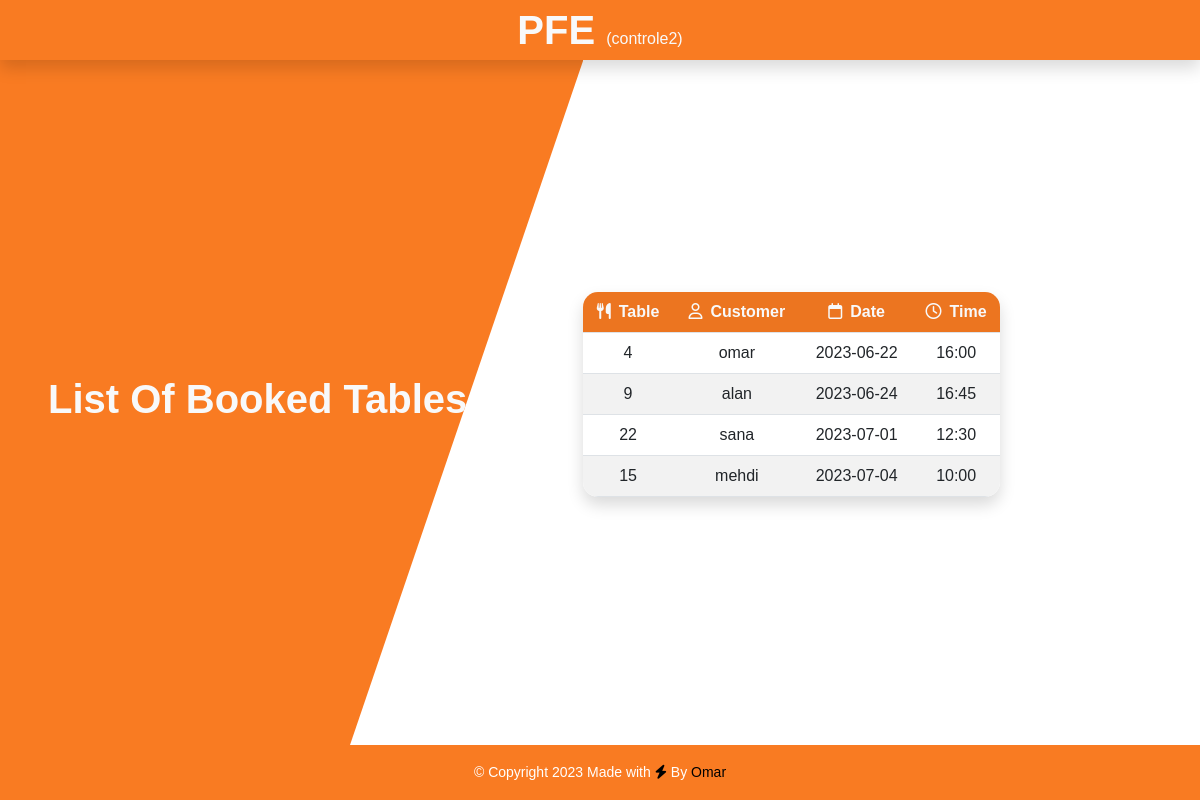
Page /view_reservations.php on the committed database.
### tables this page shows
CREATE TABLE `reservations` (
  `id` int(11) NOT NULL,
  `table_id` varchar(10) NOT NULL,
  `customer_name` varchar(100) NOT NULL,
  `reservation_date` date NOT NULL,
  `reservation_time` varchar(10) NOT NULL
);

CREATE TABLE `tables` (
  `id` int(11) NOT NULL,
  `number` varchar(10) NOT NULL,
  `capacity` varchar(10) NOT NULL,
  `status` varchar(50) NOT NULL
);

### view_reservations.php (the view, shortened to what this page needs)
<?php
include 'db/config.php';
    $magic_Table = "SELECT tables.id, tables.number, reservations.customer_name, reservations.reservation_date, reservations.reservation_time FROM reservations INNER JOIN tables ON reservations.table_id=tables.id ORDER BY reservation_date, reservation_time";
    $magic_result = $con -> query($magic_Table);
?>
<!DOCTYPE html>
<html lang="en">
<head>
    <link rel="stylesheet" href="https://cdnjs.cloudflare.com/ajax/libs/bootstrap/5.3.0/css/bootstrap.min.css" />
    <link rel="stylesheet" href="https://cdnjs.cloudflare.com/ajax/libs/font-awesome/6.4.0/css/all.min.css"/>
</head>
<body>
    <header class="bg-orange shadow d-flex align-items-center justify-content-center" style="height:60px;z-index:99 !important;">
        <a href="index.php" class="text-center fw-bold fs-1 text-decoration-none text-light m-0 py-2">PFE <span class="fs-6 fw-light">(controle2)</span></a>
    </header>
    <div style="height: calc(100vh - 115px); width: 100vw;" class="container-fluid z-2 d-flex align-items-center justify-content-between">
    <div class="left-section h-100 bg-orange d-flex align-items-center">
        <h1 class="fw-bold text-light ps-5">List Of Booked Tables</h1>
    </div>
    <table class="table shadow box table-striped w-50 text-center">
        <tr>
            <th class="bg-orange text-light"><i class="fa-solid fa-utensils me-2"></i>Table</th>
            <th class="bg-orange text-light"><i class="fa-regular fa-user me-2"></i>Customer</th>
            <th class="bg-orange text-light"><i class="fa-regular fa-calendar me-2"></i>Date</th>
            <th class="bg-orange text-light"><i class="fa-regular fa-clock me-2"></i>Time</th>
        </tr>
        <?php foreach ($magic_result as $magic_row) : ?>
        <tr>
            <td><?php echo $magic_row['number'] ?></td>
            <td><?php echo $magic_row['customer_name'] ?></td>
            <td><?php echo $magic_row['reservation_date'] ?></td>
            <td><?php echo $magic_row['reservation_time'] ?></td>
        </tr>
        <?php endforeach ?>
    </table>
    </div>
    <footer style="height:55px;" class="d-flex align-items-center justify-content-center bg-orange">
        <p class="mb-0 py-3 text-muted small" style=" color:white !important;">&copy; Copyright <script>document.write(new Date().getFullYear())</script> Made with <i class="fa-solid fa-bolt" style="color:#000;"></i> By <a style="color:#000;" class="text-decoration-none" href="#">Omar</a></p>
    </footer>
</body>
</html>

### view_reservations.php (style rules this page uses)
* { font-family:Arial, Helvetica, sans-serif; }
.box { border-radius: 15px; overflow:hidden; }
.bg-orange { background-color: #F97B22 !important; }
.left-section { z-index: -1; width: 700px; clip-path: polygon(0% 0%, 100% 0%, 60% 100%, 0% 100%); }
.container-fluid { padding-left: 0; padding-right: 200px; }

### rows in the picture
reservations: table.number "4", customer_name "omar", reservation_date "2023-06-22", reservation_time "16:00"
reservations: table.number "9", customer_name "alan", reservation_date "2023-06-24", reservation_time "16:45"
reservations: table.number "22", customer_name "sana", reservation_date "2023-07-01", reservation_time "12:30"
reservations: table.number "15", customer_name "mehdi", reservation_date "2023-07-04", reservation_time "10:00"
